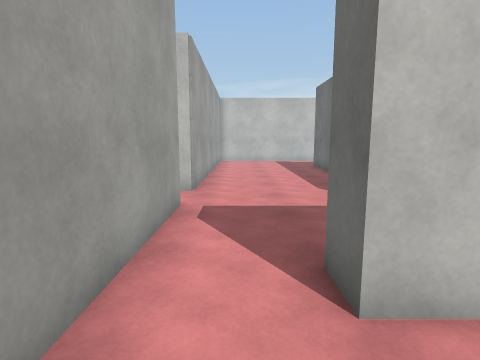
view 1 (above)

18 first-person views from a walk through a scene from a Unity 3-D project. The camera is 1.5 m above the floor, tilts 8° down and sees 80° across. The floor is counted in squares, 1 m on a side. Each view is taken from the middle of a square. On the plan, view 1 faces up. The plan holds only what a view shows up to about 14 squares ahead; the rest is blank. The place goes on beyond the plan. The player character is not drawn. Surface patterns are stand-ins for the level's own textures.

view 2
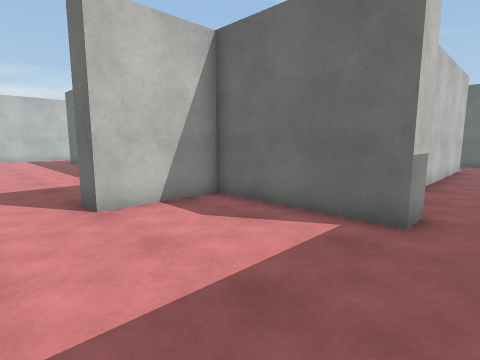

view 3
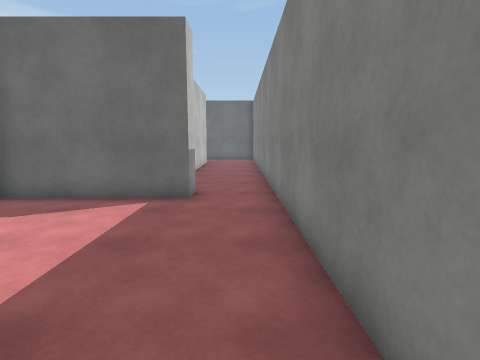

view 4
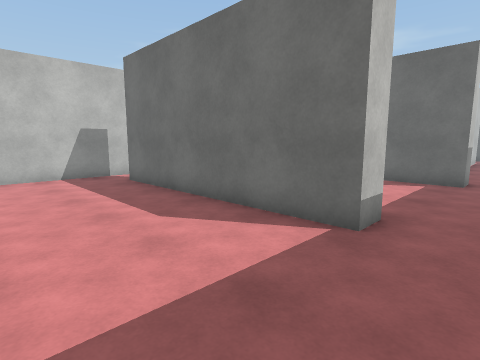

view 5
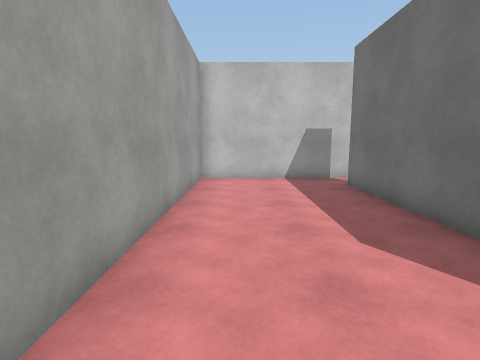

view 6
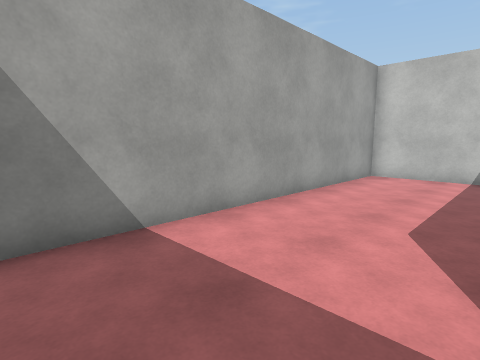

view 7
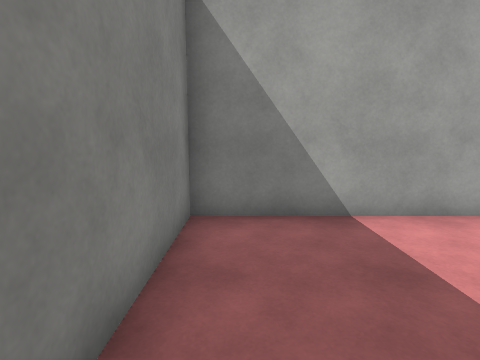

view 8
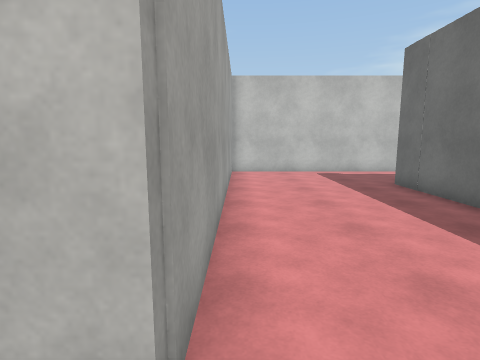

view 9
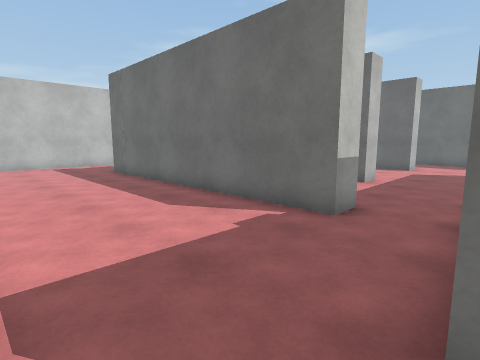

view 10
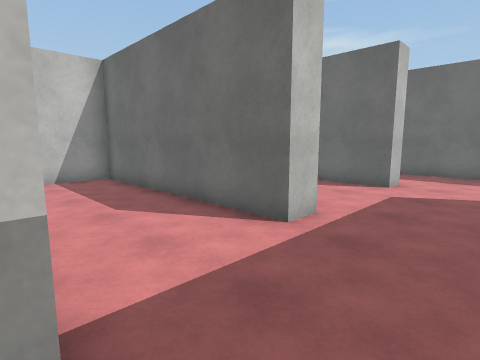

view 11
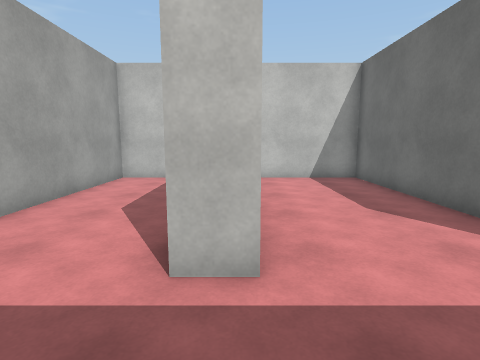

view 12
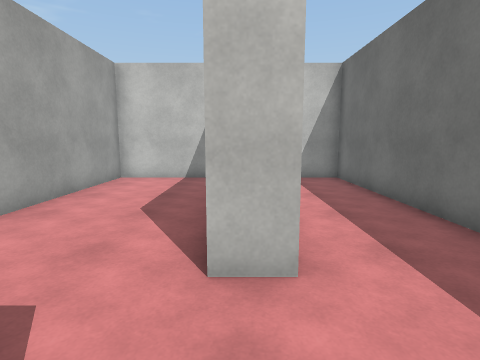

view 13
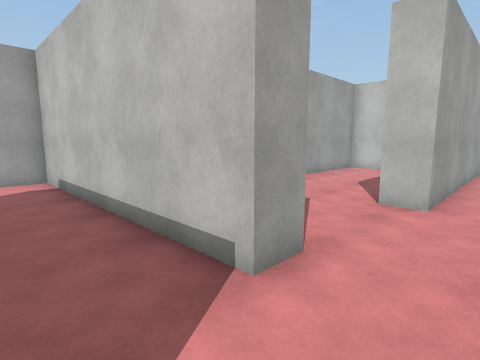

view 14
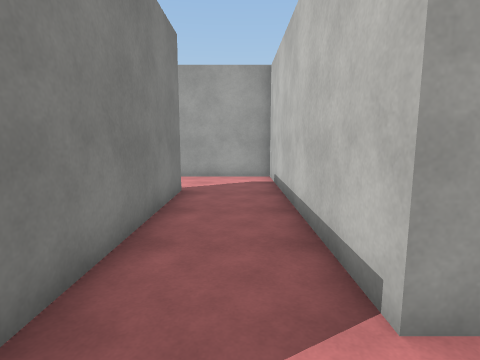

view 15
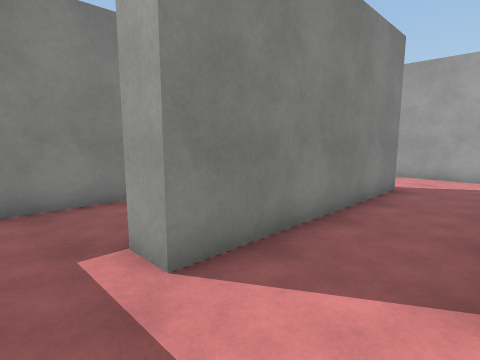

view 16
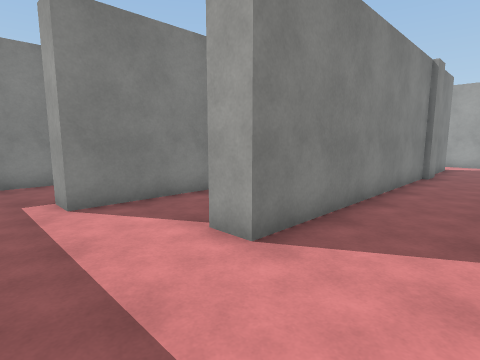

view 17
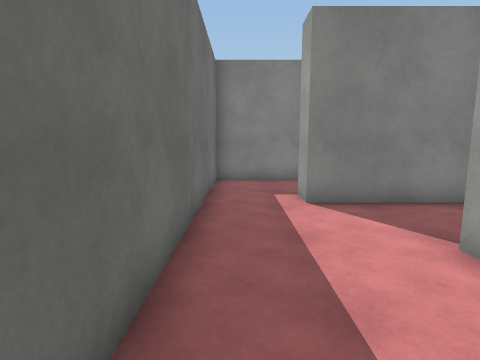

view 18
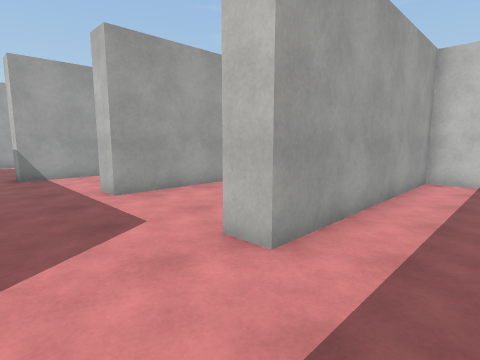

### Floor plan
Points are (right, up) in squares from view 1. A wall is a line through its corners. A room is listed if a view was taken in it or the views show most of it. See-through windows are left out.
Room 1 (views 1, 2)
walls: (4.3, -2.7) (4.3, 2.2) (1, 2.2); (-1.5, -5) (3.4, -5)
ways out: opening at (-2, -3.5) to room 2; opening at (-0.5, 2.5) to room 3; opening at (4.5, -3.5) to room 4
Room 2 (views 3, 4, 5, 6, 7)
walls: (-1.4, -2.2) (-2.4, -2.2) (-2.4, 6.6); (-2.6, 8.3) (-7.5, 8.3) (-7.5, -5) (-1.5, -5)
ways out: opening at (-2, -3.5) to room 1; opening at (-2, 7) to room 3
Room 3 (views 8, 9, 10)
walls: (-1.4, 6.6) (-1.4, 1.5); (-1.4, 19.5) (-1.4, 8.3) (-2.6, 8.3); (5.3, 5.6) (4.3, 5.6) (4.3, 16.8); (6.5, 20.6) (-1.4, 20.6); (4.2, 3.5) (5.4, 3.5); (1, 2.2) (1, 3.2) (3.1, 3.2)
ways out: opening at (-0.5, 2.5) to room 1; opening at (-2, 7) to room 2; opening at (4.5, 4.5) to room 4
Room 4 (views 11, 12, 13, 14, 15, 16, 17, 18)
walls: (8.5, -0.7) (16.4, -0.7) (16.4, -1.8) (9.8, -1.8); (5.2, 3.2) (15, 3.2) (15, 2.2) (5.3, 2.2) (5.3, -1.8); (5.4, -2.7) (4.3, -2.7); (15, -5) (18.9, -5) (18.9, 15.4) (15.6, 15.4) (15.6, 7) (14.6, 7) (14.6, 15.4) (10.2, 15.4) (10.2, 7) (9.2, 7) (9.2, 15.4) (5.3, 15.4) (5.3, 5.6); (3.4, -5) (10.6, -5)
ways out: opening at (4.5, -3.5) to room 1; opening at (4.5, 4.5) to room 3

Positions as (right, up) in squares from view 1, and headings:
1: (0, 0), facing up
2: (-1, -4), facing up-right
3: (-3, -4), facing right
4: (-7, -4), facing up-right
5: (-6, -3), facing up
6: (-3, -4), facing up-left
7: (-2, -4), facing left
8: (-1, 7), facing up
9: (-1, 3), facing up-right
10: (5, 4), facing up-right
11: (10, 4), facing up
12: (15, 4), facing up
13: (17, 0), facing up-left
14: (17, 1), facing left
15: (18, 2), facing down-left
16: (18, 6), facing down-left
17: (18, 6), facing down
18: (18, 4), facing up-left
